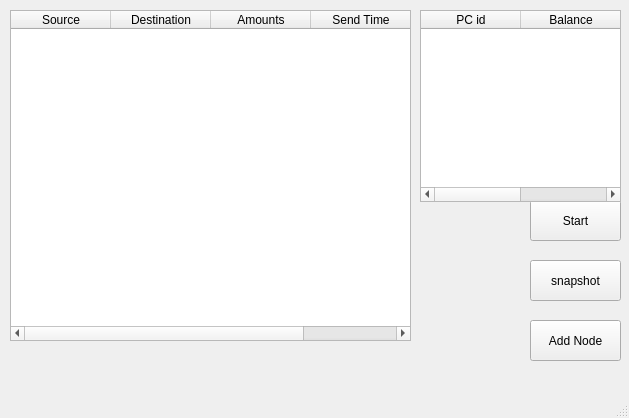
<?xml version="1.0" encoding="UTF-8"?>
<ui version="4.0">
 <class>MainWindow</class>
 <widget class="QMainWindow" name="MainWindow">
  <property name="geometry">
   <rect>
    <x>0</x>
    <y>0</y>
    <width>629</width>
    <height>418</height>
   </rect>
  </property>
  <property name="windowTitle">
   <string>MainWindow</string>
  </property>
  <widget class="QWidget" name="centralwidget">
   <widget class="QPushButton" name="AddNode">
    <property name="geometry">
     <rect>
      <x>530</x>
      <y>320</y>
      <width>91</width>
      <height>41</height>
     </rect>
    </property>
    <property name="text">
     <string>Add Node</string>
    </property>
   </widget>
   <widget class="QPushButton" name="GetSnapshot">
    <property name="geometry">
     <rect>
      <x>530</x>
      <y>260</y>
      <width>91</width>
      <height>41</height>
     </rect>
    </property>
    <property name="text">
     <string>snapshot</string>
    </property>
   </widget>
   <widget class="QPushButton" name="StartTransfer">
    <property name="geometry">
     <rect>
      <x>530</x>
      <y>200</y>
      <width>91</width>
      <height>41</height>
     </rect>
    </property>
    <property name="text">
     <string>Start</string>
    </property>
   </widget>
   <widget class="QTableWidget" name="TransferTbale">
    <property name="geometry">
     <rect>
      <x>10</x>
      <y>10</y>
      <width>401</width>
      <height>331</height>
     </rect>
    </property>
    <column>
     <property name="text">
      <string>Source</string>
     </property>
    </column>
    <column>
     <property name="text">
      <string>Destination</string>
     </property>
    </column>
    <column>
     <property name="text">
      <string>Amounts</string>
     </property>
    </column>
    <column>
     <property name="text">
      <string>Send Time</string>
     </property>
    </column>
   </widget>
   <widget class="QTableWidget" name="BalanceTable">
    <property name="geometry">
     <rect>
      <x>420</x>
      <y>10</y>
      <width>201</width>
      <height>192</height>
     </rect>
    </property>
    <column>
     <property name="text">
      <string>PC id</string>
     </property>
    </column>
    <column>
     <property name="text">
      <string>Balance</string>
     </property>
    </column>
   </widget>
  </widget>
  <widget class="QMenuBar" name="menubar">
   <property name="geometry">
    <rect>
     <x>0</x>
     <y>0</y>
     <width>629</width>
     <height>33</height>
    </rect>
   </property>
  </widget>
  <widget class="QStatusBar" name="statusbar"/>
 </widget>
 <resources/>
 <connections/>
</ui>
